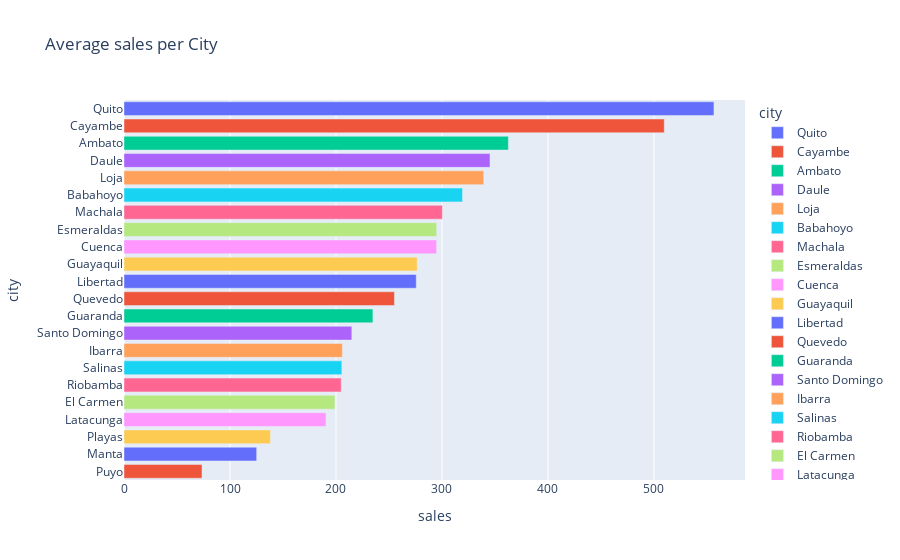

This figure's notebook cell:
### Code cell
t = df.groupby("city")['sales'].mean().sort_values(ascending=False).reset_index()
px.bar(t,y='city',x='sales',color='city',title='Average sales per City')

### Figure 1 — Plotly figure (JSON) as saved in the notebook; plotly's stock layout.template omitted (floating-point values rounded to 4 significant figures)
{"data": [{"alignmentgroup": "True", "hovertemplate": "city=%{y}<br>sales=%{x}<extra></extra>", "legendgroup": "Quito", "marker": {"color": "#636efa", "pattern": {"shape": ""}}, "name": "Quito", "offsetgroup": "Quito", "orientation": "h", "showlegend": true, "textposition": "auto", "type": "bar", "x": [556.6], "xaxis": "x", "y": ["Quito"], "yaxis": "y"}, {"alignmentgroup": "True", "hovertemplate": "city=%{y}<br>sales=%{x}<extra></extra>", "legendgroup": "Cayambe", "marker": {"color": "#EF553B", "pattern": {"shape": ""}}, "name": "Cayambe", "offsetgroup": "Cayambe", "orientation": "h", "showlegend": true, "textposition": "auto", "type": "bar", "x": [509.7], "xaxis": "x", "y": ["Cayambe"], "yaxis": "y"}, {"alignmentgroup": "True", "hovertemplate": "city=%{y}<br>sales=%{x}<extra></extra>", "legendgroup": "Ambato", "marker": {"color": "#00cc96", "pattern": {"shape": ""}}, "name": "Ambato", "offsetgroup": "Ambato", "orientation": "h", "showlegend": true, "textposition": "auto", "type": "bar", "x": [362.6], "xaxis": "x", "y": ["Ambato"], "yaxis": "y"}, {"alignmentgroup": "True", "hovertemplate": "city=%{y}<br>sales=%{x}<extra></extra>", "legendgroup": "Daule", "marker": {"color": "#ab63fa", "pattern": {"shape": ""}}, "name": "Daule", "offsetgroup": "Daule", "orientation": "h", "showlegend": true, "textposition": "auto", "type": "bar", "x": [345.3], "xaxis": "x", "y": ["Daule"], "yaxis": "y"}, {"alignmentgroup": "True", "hovertemplate": "city=%{y}<br>sales=%{x}<extra></extra>", "legendgroup": "Loja", "marker": {"color": "#FFA15A", "pattern": {"shape": ""}}, "name": "Loja", "offsetgroup": "Loja", "orientation": "h", "showlegend": true, "textposition": "auto", "type": "bar", "x": [339.4], "xaxis": "x", "y": ["Loja"], "yaxis": "y"}, {"alignmentgroup": "True", "hovertemplate": "city=%{y}<br>sales=%{x}<extra></extra>", "legendgroup": "Babahoyo", "marker": {"color": "#19d3f3", "pattern": {"shape": ""}}, "name": "Babahoyo", "offsetgroup": "Babahoyo", "orientation": "h", "showlegend": true, "textposition": "auto", "type": "bar", "x": [319.3], "xaxis": "x", "y": ["Babahoyo"], "yaxis": "y"}, {"alignmentgroup": "True", "hovertemplate": "city=%{y}<br>sales=%{x}<extra></extra>", "legendgroup": "Machala", "marker": {"color": "#FF6692", "pattern": {"shape": ""}}, "name": "Machala", "offsetgroup": "Machala", "orientation": "h", "showlegend": true, "textposition": "auto", "type": "bar", "x": [300.4], "xaxis": "x", "y": ["Machala"], "yaxis": "y"}, {"alignmentgroup": "True", "hovertemplate": "city=%{y}<br>sales=%{x}<extra></extra>", "legendgroup": "Esmeraldas", "marker": {"color": "#B6E880", "pattern": {"shape": ""}}, "name": "Esmeraldas", "offsetgroup": "Esmeraldas", "orientation": "h", "showlegend": true, "textposition": "auto", "type": "bar", "x": [295.0], "xaxis": "x", "y": ["Esmeraldas"], "yaxis": "y"}, {"alignmentgroup": "True", "hovertemplate": "city=%{y}<br>sales=%{x}<extra></extra>", "legendgroup": "Cuenca", "marker": {"color": "#FF97FF", "pattern": {"shape": ""}}, "name": "Cuenca", "offsetgroup": "Cuenca", "orientation": "h", "showlegend": true, "textposition": "auto", "type": "bar", "x": [294.9], "xaxis": "x", "y": ["Cuenca"], "yaxis": "y"}, {"alignmentgroup": "True", "hovertemplate": "city=%{y}<br>sales=%{x}<extra></extra>", "legendgroup": "Guayaquil", "marker": {"color": "#FECB52", "pattern": {"shape": ""}}, "name": "Guayaquil", "offsetgroup": "Guayaquil", "orientation": "h", "showlegend": true, "textposition": "auto", "type": "bar", "x": [276.6], "xaxis": "x", "y": ["Guayaquil"], "yaxis": "y"}, {"alignmentgroup": "True", "hovertemplate": "city=%{y}<br>sales=%{x}<extra></extra>", "legendgroup": "Libertad", "marker": {"color": "#636efa", "pattern": {"shape": ""}}, "name": "Libertad", "offsetgroup": "Libertad", "orientation": "h", "showlegend": true, "textposition": "auto", "type": "bar", "x": [275.7], "xaxis": "x", "y": ["Libertad"], "yaxis": "y"}, {"alignmentgroup": "True", "hovertemplate": "city=%{y}<br>sales=%{x}<extra></extra>", "legendgroup": "Quevedo", "marker": {"color": "#EF553B", "pattern": {"shape": ""}}, "name": "Quevedo", "offsetgroup": "Quevedo", "orientation": "h", "showlegend": true, "textposition": "auto", "type": "bar", "x": [255.1], "xaxis": "x", "y": ["Quevedo"], "yaxis": "y"}, {"alignmentgroup": "True", "hovertemplate": "city=%{y}<br>sales=%{x}<extra></extra>", "legendgroup": "Guaranda", "marker": {"color": "#00cc96", "pattern": {"shape": ""}}, "name": "Guaranda", "offsetgroup": "Guaranda", "orientation": "h", "showlegend": true, "textposition": "auto", "type": "bar", "x": [234.8], "xaxis": "x", "y": ["Guaranda"], "yaxis": "y"}, {"alignmentgroup": "True", "hovertemplate": "city=%{y}<br>sales=%{x}<extra></extra>", "legendgroup": "Santo Domingo", "marker": {"color": "#ab63fa", "pattern": {"shape": ""}}, "name": "Santo Domingo", "offsetgroup": "Santo Domingo", "orientation": "h", "showlegend": true, "textposition": "auto", "type": "bar", "x": [214.9], "xaxis": "x", "y": ["Santo Domingo"], "yaxis": "y"}, {"alignmentgroup": "True", "hovertemplate": "city=%{y}<br>sales=%{x}<extra></extra>", "legendgroup": "Ibarra", "marker": {"color": "#FFA15A", "pattern": {"shape": ""}}, "name": "Ibarra", "offsetgroup": "Ibarra", "orientation": "h", "showlegend": true, "textposition": "auto", "type": "bar", "x": [206.1], "xaxis": "x", "y": ["Ibarra"], "yaxis": "y"}, {"alignmentgroup": "True", "hovertemplate": "city=%{y}<br>sales=%{x}<extra></extra>", "legendgroup": "Salinas", "marker": {"color": "#19d3f3", "pattern": {"shape": ""}}, "name": "Salinas", "offsetgroup": "Salinas", "orientation": "h", "showlegend": true, "textposition": "auto", "type": "bar", "x": [205.5], "xaxis": "x", "y": ["Salinas"], "yaxis": "y"}, {"alignmentgroup": "True", "hovertemplate": "city=%{y}<br>sales=%{x}<extra></extra>", "legendgroup": "Riobamba", "marker": {"color": "#FF6692", "pattern": {"shape": ""}}, "name": "Riobamba", "offsetgroup": "Riobamba", "orientation": "h", "showlegend": true, "textposition": "auto", "type": "bar", "x": [204.9], "xaxis": "x", "y": ["Riobamba"], "yaxis": "y"}, {"alignmentgroup": "True", "hovertemplate": "city=%{y}<br>sales=%{x}<extra></extra>", "legendgroup": "El Carmen", "marker": {"color": "#B6E880", "pattern": {"shape": ""}}, "name": "El Carmen", "offsetgroup": "El Carmen", "orientation": "h", "showlegend": true, "textposition": "auto", "type": "bar", "x": [199.0], "xaxis": "x", "y": ["El Carmen"], "yaxis": "y"}, {"alignmentgroup": "True", "hovertemplate": "city=%{y}<br>sales=%{x}<extra></extra>", "legendgroup": "Latacunga", "marker": {"color": "#FF97FF", "pattern": {"shape": ""}}, "name": "Latacunga", "offsetgroup": "Latacunga", "orientation": "h", "showlegend": true, "textposition": "auto", "type": "bar", "x": [190.6], "xaxis": "x", "y": ["Latacunga"], "yaxis": "y"}, {"alignmentgroup": "True", "hovertemplate": "city=%{y}<br>sales=%{x}<extra></extra>", "legendgroup": "Playas", "marker": {"color": "#FECB52", "pattern": {"shape": ""}}, "name": "Playas", "offsetgroup": "Playas", "orientation": "h", "showlegend": true, "textposition": "auto", "type": "bar", "x": [138.1], "xaxis": "x", "y": ["Playas"], "yaxis": "y"}, {"alignmentgroup": "True", "hovertemplate": "city=%{y}<br>sales=%{x}<extra></extra>", "legendgroup": "Manta", "marker": {"color": "#636efa", "pattern": {"shape": ""}}, "name": "Manta", "offsetgroup": "Manta", "orientation": "h", "showlegend": true, "textposition": "auto", "type": "bar", "x": [125.2], "xaxis": "x", "y": ["Manta"], "yaxis": "y"}, {"alignmentgroup": "True", "hovertemplate": "city=%{y}<br>sales=%{x}<extra></extra>", "legendgroup": "Puyo", "marker": {"color": "#EF553B", "pattern": {"shape": ""}}, "name": "Puyo", "offsetgroup": "Puyo", "orientation": "h", "showlegend": true, "textposition": "auto", "type": "bar", "x": [73.6], "xaxis": "x", "y": ["Puyo"], "yaxis": "y"}], "layout": {"barmode": "relative", "legend": {"title": {"text": "city"}, "tracegroupgap": 0}, "title": {"text": "Average sales per City"}, "xaxis": {"anchor": "y", "domain": [0, 1], "title": {"text": "sales"}}, "yaxis": {"anchor": "x", "categoryarray": ["Puyo", "Manta", "Playas", "Latacunga", "El Carmen", "Riobamba", "Salinas", "Ibarra", "Santo Domingo", "Guaranda", "Quevedo", "Libertad", "Guayaquil", "Cuenca", "Esmeraldas", "Machala", "Babahoyo", "Loja", "Daule", "Ambato", "Cayambe", "Quito"], "categoryorder": "array", "domain": [0, 1], "title": {"text": "city"}}}}
